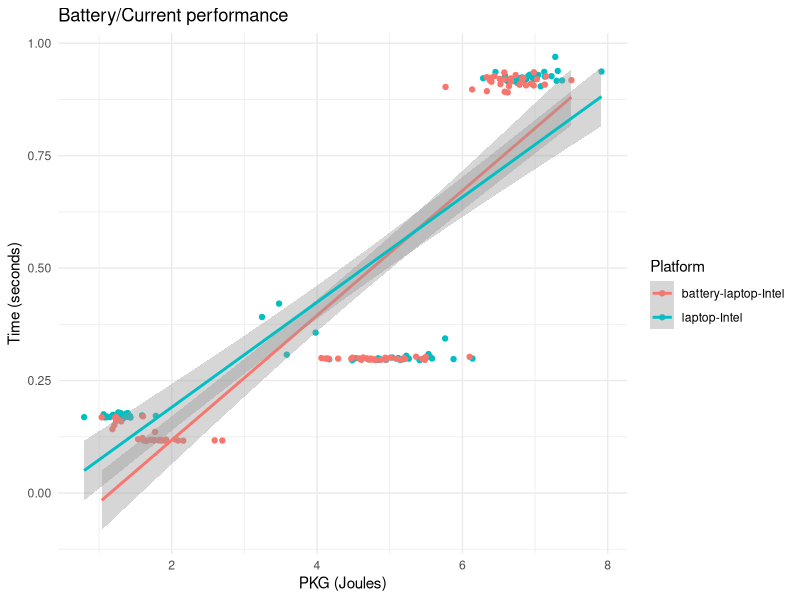
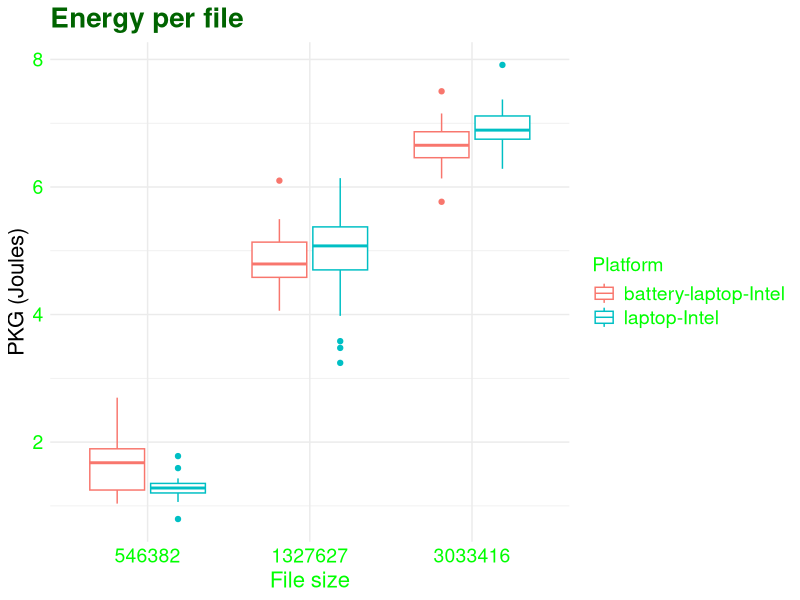
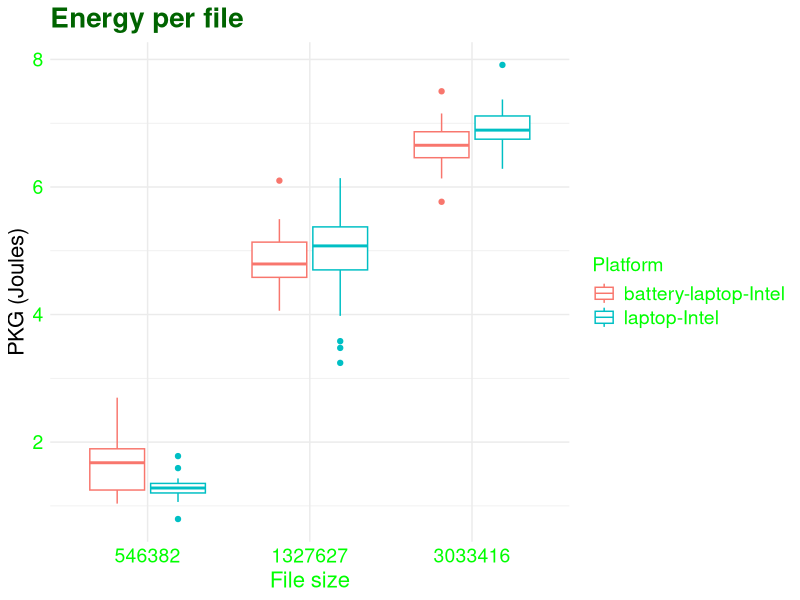

Write R code to recreate these figures, in order.
library(ggplot2)

plugged <- read.csv("../data/plugged-intel-23-Mar-12-49-37.csv")
unplugged <- read.csv("../data/unplugged-intel-23-Mar-12-53-27.csv")

plugged_data <- rbind( plugged, unplugged)
ggplot(plugged_data, aes(x=PKG,y=seconds,color=Platform))+geom_point()+geom_smooth(method="lm")+theme_minimal()+labs(title="Battery/Current performance",x="PKG (Joules)",y="Time (seconds)")

plugged_data$size <- as.factor(plugged_data$size)

ggplot(plugged_data, aes(x=size,y=PKG,color=Platform))+geom_boxplot()+theme_minimal()+labs(title="Energy per file",x="File size",y="PKG (Joules)")+ theme(axis.text.x = element_text(size = 14, color="green"), axis.title.x = element_text(size = 16, color="green"),
                                                                                                                                                   axis.text.y = element_text(size = 14, color="green"), axis.title.y = element_text(size = 16),
                                                                                                                                                   plot.title = element_text(size = 20, face = "bold", color = "darkgreen"),
                                                                                                                                                   legend.title=element_text(size=14, color="green"), legend.text=element_text(size=14, color="green"))

ggsave("../../img/plugged-vs-unplugged-intel.png",width=6, height=4)
